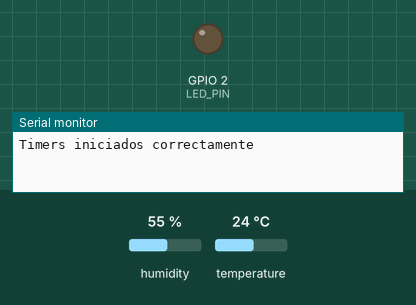
Bench run of a program on a simulated ESP32. Parts: output pins drawn as LEDs (lit = HIGH), the last lines printed to the serial monitor. Inputs (shaded band) come from the test bench; at power-on: humidity 55 %, temperature 24 °C.

Above: at 0.1 s.
At 3.1 s:
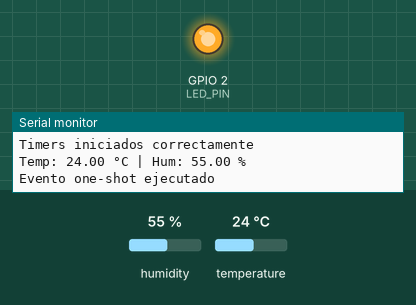
Timing chart, 0 to 4.6 s (numbered marks = the images above):
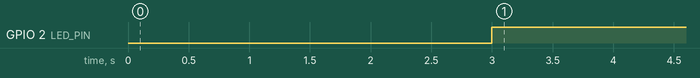

Measured:
- by itself, GPIO 2 (LED_PIN): LOW → HIGH at 3.0 s

The program:

main.cpp
```cpp
#include <Arduino.h>
#include <DHT.h>

const uint8_t LED_PIN  = 2;
const uint8_t DHT_PIN  = 4;
const uint8_t DHT_TYPE = DHT22;

DHT dht{DHT_PIN, DHT_TYPE};

TimerHandle_t xSensorTimer;
TimerHandle_t xOneShotTimer;

// Callback del timer
void vSensorTimerCallback(TimerHandle_t xTimer) {
  float temperature = dht.readTemperature();
  float humidity    = dht.readHumidity();

  if (!isnan(temperature) && !isnan(humidity)) {
    Serial.printf("Temp: %.2f °C | Hum: %.2f %%\n", temperature, humidity);
  }

  else {
    Serial.printf("Error leyendo DHT22\n");
  }
}

void vOneShotCallback(TimerHandle_t xTimer) {
  Serial.printf("Evento one-shot ejecutado\n");
  digitalWrite(LED_PIN, HIGH);
}

void setup() {
  pinMode(LED_PIN, OUTPUT);
  Serial.begin(115200);
  dht.begin();

  xSensorTimer = xTimerCreate("SensorTimer",        // Nombre
                              pdMS_TO_TICKS(2000),  // Período
                              pdTRUE,               // Auto-reload
                              nullptr,              // ID
                              vSensorTimerCallback  // Callback
  );

  xOneShotTimer = xTimerCreate("OneShot",            // Nombre
                               pdMS_TO_TICKS(3000),  // Período
                               pdFALSE,              // No se repite
                               nullptr,              // ID
                               vOneShotCallback);    // Callback

  if (xSensorTimer != nullptr && xOneShotTimer != nullptr) {
    xTimerStart(xSensorTimer, 0);
    xTimerStart(xOneShotTimer, 0);
    Serial.printf("Timers iniciados correctamente\n");
  } else {
    Serial.printf("Error creando timers\n");
  }
}

void loop() {
}
```
